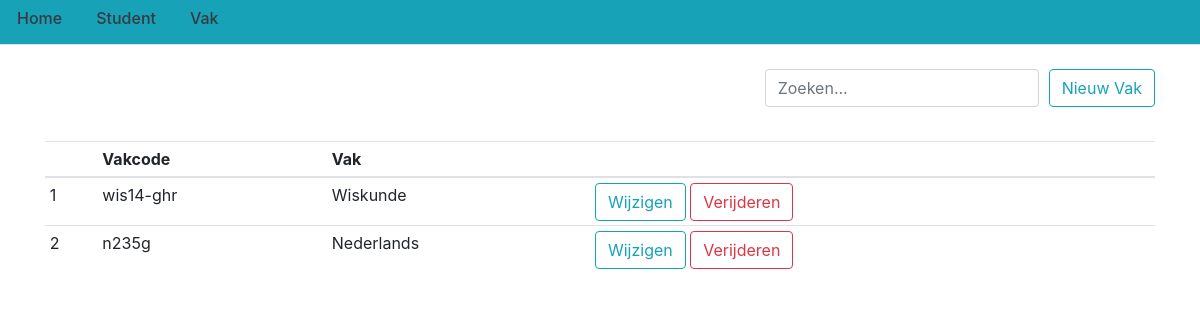
Screenshot of /vakken with the database file from the repository.
### flasklog/models.py (models this page shows, shortened)
class Vak(db.Model):
    vak_id = db.Column(db.Integer(), primary_key=True)
    vakcode = db.Column(db.String(225), unique=True, nullable=False)
    vaknaam = db.Column(db.String(225), unique=True, nullable=False)
    presentie = db.relationship('Presentie', backref='vak', lazy=True)

### flasklog/routes.py (the view)
@app.route('/vakken')
def vakken():
    vak = Vak.query.all()
    return render_template('vakken.html', title='Vak', posts=vak)

### flasklog/templates/vakken.html (shortened to what this page needs)
{% extends "layout.html" %}
{% block content %}
<br>
<div>
    <div class="float-right">
        <a href="{{ url_for('nieuw_vak') }}">
            <button type="button" class="btn btn-outline-info">Nieuw Vak</button>
        </a>
    </div>
    <div class="float-right" style="margin-right:10px;">
        <input type="search" class="form-control" id="search" placeholder="Zoeken..." onkeyup="searchFunctionRep()">
    </div>
</div>
<br>
<br>
<br>
<div style="height: 20em; overflow: auto;">
    <table id="tbl_vak" class="table table-sm">
        <thead>
            <tr>
                <th scope="col"></th>
                <th scope="col">Vakcode</th>
                <th scope="col">Vak</th>
                <th scope="col"></th>
            </tr>
        </thead>
        <tbody>
            {% for vak in posts %}
            <tr>
                <td>{{ vak.vak_id }}</td>
                <td>{{ vak.vakcode }}</td>
                <td>{{ vak.vaknaam }}</td>
                <td>
                    <a href="{{ url_for('vak', id=vak.vak_id) }}">
                        <button type="button" class="btn btn-outline-info">Wijzigen</button>
                    </a>
                    <a href="{{ url_for('verwijder_vak', id=vak.vak_id) }}">
                        <button type="button" class="btn btn-outline-danger">Verijderen</button>
                    </a>
                </td>
            </tr>
            {% endfor %}
        </tbody>
    </table>
</div>
{% endblock content%}

### flasklog/templates/layout.html (style rules this page uses)
body { visibility: hidden; }

### rows the page displays
Vak: vak_id "1", vakcode "wis14-ghr", vaknaam "Wiskunde"
Vak: vak_id "2", vakcode "n235g", vaknaam "Nederlands"
